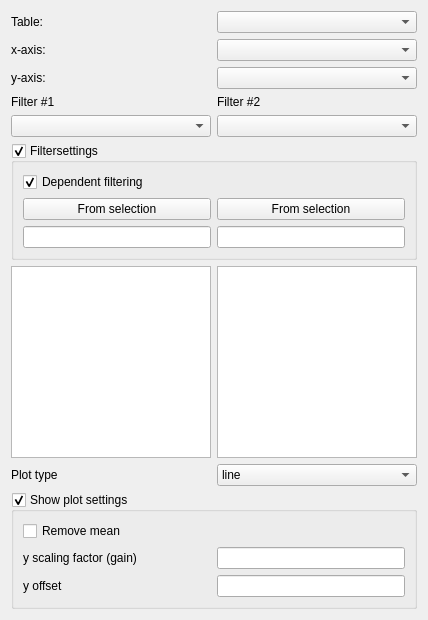
               <widget class="QWidget" name="tab_2">
                <attribute name="title">
                 <string>Tab 2</string>
                </attribute>
                <layout class="QGridLayout" name="gridLayout_10">
                 <item row="2" column="0">
                  <layout class="QHBoxLayout" name="horizontalLayout_5">
                   <item>
                    <widget class="QLabel" name="label_8">
                     <property name="font">
                      <font>
                       <pointsize>9</pointsize>
                      </font>
                     </property>
                     <property name="text">
                      <string>Plot type</string>
                     </property>
                    </widget>
                   </item>
                   <item>
                    <widget class="QComboBox" name="PlotType_comboBox_2">
                     <property name="font">
                      <font>
                       <pointsize>9</pointsize>
                      </font>
                     </property>
                     <item>
                      <property name="text">
                       <string>line</string>
                      </property>
                     </item>
                     <item>
                      <property name="text">
                       <string>line and marker</string>
                      </property>
                     </item>
                     <item>
                      <property name="text">
                       <string>line and cross</string>
                      </property>
                     </item>
                     <item>
                      <property name="text">
                       <string>marker</string>
                      </property>
                     </item>
                     <item>
                      <property name="text">
                       <string>step-pre</string>
                      </property>
                     </item>
                     <item>
                      <property name="text">
                       <string>step-post</string>
                      </property>
                     </item>
                     <item>
                      <property name="text">
                       <string>frequency</string>
                      </property>
                     </item>
                    </widget>
                   </item>
                  </layout>
                 </item>
                 <item row="3" column="0">
                  <widget class="QGroupBox" name="plot_settings_2">
                   <property name="title">
                    <string>Show plot settings</string>
                   </property>
                   <property name="checkable">
                    <bool>true</bool>
                   </property>
                   <property name="checked">
                    <bool>true</bool>
                   </property>
                   <layout class="QGridLayout" name="gridLayout_18">
                    <item row="0" column="0">
                     <layout class="QGridLayout" name="gridLayout_14">
                      <item row="0" column="0">
                       <widget class="QCheckBox" name="checkBox_remove_mean2">
                        <property name="text">
                         <string>Remove mean</string>
                        </property>
                       </widget>
                      </item>
                      <item row="1" column="0">
                       <widget class="QLabel" name="label_12">
                        <property name="minimumSize">
                         <size>
                          <width>131</width>
                          <height>0</height>
                         </size>
                        </property>
                        <property name="toolTip">
                         <string>a in y=ax+b</string>
                        </property>
                        <property name="text">
                         <string>y scaling factor (gain)</string>
                        </property>
                       </widget>
                      </item>
                      <item row="1" column="1">
                       <widget class="QLineEdit" name="LineEditFactor2">
                        <property name="sizePolicy">
                         <sizepolicy hsizetype="Preferred" vsizetype="Fixed">
                          <horstretch>0</horstretch>
                          <verstretch>0</verstretch>
                         </sizepolicy>
                        </property>
                        <property name="toolTip">
                         <string>a in y=ax+b</string>
                        </property>
                        <property name="text">
                         <string/>
                        </property>
                       </widget>
                      </item>
                      <item row="2" column="0">
                       <widget class="QLabel" name="label_15">
                        <property name="minimumSize">
                         <size>
                          <width>131</width>
                          <height>0</height>
                         </size>
                        </property>
                        <property name="toolTip">
                         <string>b in y=ax+b</string>
                        </property>
                        <property name="text">
                         <string>y offset</string>
                        </property>
                       </widget>
                      </item>
                      <item row="2" column="1">
                       <widget class="QLineEdit" name="LineEditOffset2">
                        <property name="sizePolicy">
                         <sizepolicy hsizetype="Preferred" vsizetype="Fixed">
                          <horstretch>0</horstretch>
                          <verstretch>0</verstretch>
                         </sizepolicy>
                        </property>
                        <property name="toolTip">
                         <string>b in y=ax+b</string>
                        </property>
                        <property name="text">
                         <string/>
                        </property>
                       </widget>
                      </item>
                     </layout>
                    </item>
                   </layout>
                   <zorder></zorder>
                  </widget>
                 </item>
                 <item row="1" column="0">
                  <layout class="QGridLayout" name="gridLayout_9">
                   <item row="0" column="0">
                    <widget class="QLabel" name="Filter1_QLabel_2">
                     <property name="enabled">
                      <bool>true</bool>
                     </property>
                     <property name="sizePolicy">
                      <sizepolicy hsizetype="Preferred" vsizetype="Fixed">
                       <horstretch>0</horstretch>
                       <verstretch>0</verstretch>
                      </sizepolicy>
                     </property>
                     <property name="minimumSize">
                      <size>
                       <width>89</width>
                       <height>0</height>
                      </size>
                     </property>
                     <property name="maximumSize">
                      <size>
                       <width>200</width>
                       <height>16777215</height>
                      </size>
                     </property>
                     <property name="font">
                      <font>
                       <pointsize>9</pointsize>
                      </font>
                     </property>
                     <property name="text">
                      <string>Filter #1</string>
                     </property>
                    </widget>
                   </item>
                   <item row="0" column="1">
                    <widget class="QLabel" name="Filter2_QLabel_2">
                     <property name="enabled">
                      <bool>true</bool>
                     </property>
                     <property name="sizePolicy">
                      <sizepolicy hsizetype="Preferred" vsizetype="Fixed">
                       <horstretch>0</horstretch>
                       <verstretch>0</verstretch>
                      </sizepolicy>
                     </property>
                     <property name="minimumSize">
                      <size>
                       <width>90</width>
                       <height>0</height>
                      </size>
                     </property>
                     <property name="maximumSize">
                      <size>
                       <width>200</width>
                       <height>16777215</height>
                      </size>
                     </property>
                     <property name="font">
                      <font>
                       <pointsize>9</pointsize>
                      </font>
                     </property>
                     <property name="text">
                      <string>Filter #2</string>
                     </property>
                    </widget>
                   </item>
                   <item row="1" column="0">
                    <widget class="QComboBox" name="Filter1_ComboBox_2">
                     <property name="sizePolicy">
                      <sizepolicy hsizetype="Preferred" vsizetype="Fixed">
                       <horstretch>0</horstretch>
                       <verstretch>0</verstretch>
                      </sizepolicy>
                     </property>
                     <property name="minimumSize">
                      <size>
                       <width>89</width>
                       <height>0</height>
                      </size>
                     </property>
                     <property name="maximumSize">
                      <size>
                       <width>200</width>
                       <height>16777215</height>
                      </size>
                     </property>
                     <property name="font">
                      <font>
                       <pointsize>9</pointsize>
                      </font>
                     </property>
                    </widget>
                   </item>
                   <item row="1" column="1">
                    <widget class="QComboBox" name="Filter2_ComboBox_2">
                     <property name="sizePolicy">
                      <sizepolicy hsizetype="Preferred" vsizetype="Fixed">
                       <horstretch>0</horstretch>
                       <verstretch>0</verstretch>
                      </sizepolicy>
                     </property>
                     <property name="minimumSize">
                      <size>
                       <width>90</width>
                       <height>0</height>
                      </size>
                     </property>
                     <property name="maximumSize">
                      <size>
                       <width>200</width>
                       <height>16777215</height>
                      </size>
                     </property>
                     <property name="font">
                      <font>
                       <pointsize>9</pointsize>
                      </font>
                     </property>
                    </widget>
                   </item>
                   <item row="3" column="0">
                    <widget class="QListWidget" name="Filter1_QListWidget_2">
                     <property name="minimumSize">
                      <size>
                       <width>89</width>
                       <height>60</height>
                      </size>
                     </property>
                     <property name="maximumSize">
                      <size>
                       <width>200</width>
                       <height>16777215</height>
                      </size>
                     </property>
                     <property name="font">
                      <font>
                       <pointsize>9</pointsize>
                      </font>
                     </property>
                     <property name="selectionMode">
                      <enum>QAbstractItemView::ExtendedSelection</enum>
                     </property>
                    </widget>
                   </item>
                   <item row="3" column="1">
                    <widget class="QListWidget" name="Filter2_QListWidget_2">
                     <property name="minimumSize">
                      <size>
                       <width>90</width>
                       <height>60</height>
                      </size>
                     </property>
                     <property name="maximumSize">
                      <size>
                       <width>200</width>
                       <height>16777215</height>
                      </size>
                     </property>
                     <property name="font">
                      <font>
                       <pointsize>9</pointsize>
                      </font>
                     </property>
                     <property name="selectionMode">
                      <enum>QAbstractItemView::ExtendedSelection</enum>
                     </property>
                    </widget>
                   </item>
                   <item row="2" column="0" colspan="2">
                    <widget class="QGroupBox" name="filtersettings2">
                     <property name="title">
                      <string>Filtersettings</string>
                     </property>
                     <property name="checkable">
                      <bool>true</bool>
                     </property>
                     <property name="checked">
                      <bool>true</bool>
                     </property>
                     <layout class="QGridLayout" name="gridLayout_25">
                      <item row="0" column="0" colspan="2">
                       <widget class="QCheckBox" name="dependent_filtering2">
                        <property name="toolTip">
                         <string>&lt;html&gt;&lt;head/&gt;&lt;body&gt;&lt;p&gt;Only show items that remains after filtering using the other filter selection.&lt;/p&gt;&lt;p&gt;&lt;br/&gt;&lt;/p&gt;&lt;p&gt;Ex:&lt;/p&gt;&lt;p&gt;1. Choose filter 1 or 2 and select items.&lt;/p&gt;&lt;p&gt;2. Choose the other filter. The list is now filled with items from the chosen filter that isn't excluded by the other filter.&lt;/p&gt;&lt;p&gt;&lt;br/&gt;&lt;/p&gt;&lt;p&gt;Reselecting the filter column resets the selection for current filter list.&lt;/p&gt;&lt;/body&gt;&lt;/html&gt;</string>
                        </property>
                        <property name="text">
                         <string>Dependent filtering</string>
                        </property>
                        <property name="checked">
                         <bool>true</bool>
                        </property>
                       </widget>
                      </item>
                      <item row="1" column="0">
                       <widget class="QPushButton" name="select_button_t2f1">
                        <property name="toolTip">
                         <string>&lt;html&gt;&lt;head/&gt;&lt;body&gt;&lt;p&gt;Select items in list with from selected features in the selected layer containing a column with the same name as the selected filter column.&lt;/p&gt;&lt;p&gt;&lt;br/&gt;&lt;/p&gt;&lt;/body&gt;&lt;/html&gt;</string>
                        </property>
                        <property name="text">
                         <string>From selection</string>
                        </property>
                       </widget>
                      </item>
                      <item row="1" column="1">
                       <widget class="QPushButton" name="select_button_t2f2">
                        <property name="toolTip">
                         <string>&lt;html&gt;&lt;head/&gt;&lt;body&gt;&lt;p&gt;Select items in list with from selected features in the selected layer containing a column with the same name as the selected filter column.&lt;/p&gt;&lt;p&gt;&lt;br/&gt;&lt;/p&gt;&lt;/body&gt;&lt;/html&gt;</string>
                        </property>
                        <property name="text">
                         <string>From selection</string>
                        </property>
                       </widget>
                      </item>
                      <item row="2" column="0">
                       <widget class="QLineEdit" name="listfilter_1_2">
                        <property name="toolTip">
                         <string>&lt;html&gt;&lt;head/&gt;&lt;body&gt;&lt;p&gt;Filter list for words containg given string.&lt;/p&gt;&lt;p&gt;Supply a list of words separated by ;&lt;/p&gt;&lt;p&gt;Ex: Rb;Br&lt;/p&gt;&lt;p&gt;Ex: Chlor;Sodi;Calc&lt;/p&gt;&lt;p&gt;Case insensitive.&lt;/p&gt;&lt;/body&gt;&lt;/html&gt;</string>
                        </property>
                       </widget>
                      </item>
                      <item row="2" column="1">
                       <widget class="QLineEdit" name="listfilter_2_2">
                        <property name="toolTip">
                         <string>&lt;html&gt;&lt;head/&gt;&lt;body&gt;&lt;p&gt;Filter list for words containg given string.&lt;/p&gt;&lt;p&gt;Supply a list of words separated by ;&lt;/p&gt;&lt;p&gt;Ex: Rb;Br&lt;/p&gt;&lt;p&gt;Ex: Chlor;Sodi;Calc&lt;/p&gt;&lt;p&gt;Case insensitive.&lt;/p&gt;&lt;/body&gt;&lt;/html&gt;</string>
                        </property>
                       </widget>
                      </item>
                     </layout>
                    </widget>
                   </item>
                  </layout>
                 </item>
                 <item row="0" column="0">
                  <layout class="QGridLayout" name="gridLayout_8">
                   <item row="0" column="0">
                    <widget class="QLabel" name="table_QLabel_2">
                     <property name="sizePolicy">
                      <sizepolicy hsizetype="Preferred" vsizetype="Fixed">
                       <horstretch>0</horstretch>
                       <verstretch>0</verstretch>
                      </sizepolicy>
                     </property>
                     <property name="minimumSize">
                      <size>
                       <width>92</width>
                       <height>0</height>
                      </size>
                     </property>
                     <property name="font">
                      <font>
                       <pointsize>9</pointsize>
                      </font>
                     </property>
                     <property name="text">
                      <string>Table:</string>
                     </property>
                    </widget>
                   </item>
                   <item row="1" column="0">
                    <widget class="QLabel" name="xcol_QLabel_2">
                     <property name="sizePolicy">
                      <sizepolicy hsizetype="Preferred" vsizetype="Fixed">
                       <horstretch>0</horstretch>
                       <verstretch>0</verstretch>
                      </sizepolicy>
                     </property>
                     <property name="minimumSize">
                      <size>
                       <width>92</width>
                       <height>0</height>
                      </size>
                     </property>
                     <property name="font">
                      <font>
                       <pointsize>9</pointsize>
                      </font>
                     </property>
                     <property name="text">
                      <string>x-axis:</string>
                     </property>
                    </widget>
                   </item>
                   <item row="1" column="1">
                    <widget class="QComboBox" name="xcol_ComboBox_2">
                     <property name="sizePolicy">
                      <sizepolicy hsizetype="Preferred" vsizetype="Fixed">
                       <horstretch>0</horstretch>
                       <verstretch>0</verstretch>
                      </sizepolicy>
                     </property>
                     <property name="minimumSize">
                      <size>
                       <width>87</width>
                       <height>0</height>
                      </size>
                     </property>
                     <property name="maximumSize">
                      <size>
                       <width>20000</width>
                       <height>16777215</height>
                      </size>
                     </property>
                     <property name="font">
                      <font>
                       <pointsize>9</pointsize>
                      </font>
                     </property>
                    </widget>
                   </item>
                   <item row="2" column="0">
                    <widget class="QLabel" name="ycol_QLabel_2">
                     <property name="sizePolicy">
                      <sizepolicy hsizetype="Preferred" vsizetype="Fixed">
                       <horstretch>0</horstretch>
                       <verstretch>0</verstretch>
                      </sizepolicy>
                     </property>
                     <property name="minimumSize">
                      <size>
                       <width>92</width>
                       <height>0</height>
                      </size>
                     </property>
                     <property name="font">
                      <font>
                       <pointsize>9</pointsize>
                      </font>
                     </property>
                     <property name="text">
                      <string>y-axis:</string>
                     </property>
                    </widget>
                   </item>
                   <item row="2" column="1">
                    <widget class="QComboBox" name="ycol_ComboBox_2">
                     <property name="sizePolicy">
                      <sizepolicy hsizetype="Preferred" vsizetype="Fixed">
                       <horstretch>0</horstretch>
                       <verstretch>0</verstretch>
                      </sizepolicy>
                     </property>
                     <property name="minimumSize">
                      <size>
                       <width>87</width>
                       <height>0</height>
                      </size>
                     </property>
                     <property name="maximumSize">
                      <size>
                       <width>2000</width>
                       <height>16777215</height>
                      </size>
                     </property>
                     <property name="font">
                      <font>
                       <pointsize>9</pointsize>
                      </font>
                     </property>
                    </widget>
                   </item>
                   <item row="0" column="1">
                    <widget class="QComboBox" name="table_ComboBox_2">
                     <property name="sizePolicy">
                      <sizepolicy hsizetype="Preferred" vsizetype="Fixed">
                       <horstretch>0</horstretch>
                       <verstretch>0</verstretch>
                      </sizepolicy>
                     </property>
                     <property name="minimumSize">
                      <size>
                       <width>87</width>
                       <height>0</height>
                      </size>
                     </property>
                     <property name="maximumSize">
                      <size>
                       <width>20000</width>
                       <height>16777215</height>
                      </size>
                     </property>
                     <property name="font">
                      <font>
                       <pointsize>9</pointsize>
                      </font>
                     </property>
                    </widget>
                   </item>
                  </layout>
                 </item>
                </layout>
               </widget>
